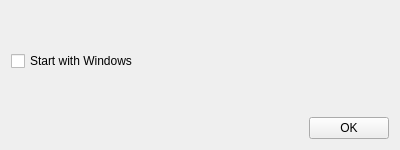
<?xml version="1.0" encoding="UTF-8"?>
<ui version="4.0">
 <class>Preferences</class>
 <widget class="QWidget" name="Preferences">
  <property name="geometry">
   <rect>
    <x>0</x>
    <y>0</y>
    <width>400</width>
    <height>150</height>
   </rect>
  </property>
  <property name="sizePolicy">
   <sizepolicy hsizetype="Fixed" vsizetype="Fixed">
    <horstretch>0</horstretch>
    <verstretch>0</verstretch>
   </sizepolicy>
  </property>
  <property name="minimumSize">
   <size>
    <width>400</width>
    <height>150</height>
   </size>
  </property>
  <property name="maximumSize">
   <size>
    <width>400</width>
    <height>450</height>
   </size>
  </property>
  <property name="windowTitle">
   <string>Preferences</string>
  </property>
  <layout class="QGridLayout" name="gridLayout">
   <item row="1" column="0">
    <spacer name="horizontalSpacer">
     <property name="orientation">
      <enum>Qt::Horizontal</enum>
     </property>
     <property name="sizeHint" stdset="0">
      <size>
       <width>40</width>
       <height>20</height>
      </size>
     </property>
    </spacer>
   </item>
   <item row="1" column="1">
    <widget class="QPushButton" name="ok_button">
     <property name="text">
      <string>OK</string>
     </property>
    </widget>
   </item>
   <item row="0" column="1">
    <spacer name="verticalSpacer">
     <property name="orientation">
      <enum>Qt::Vertical</enum>
     </property>
     <property name="sizeHint" stdset="0">
      <size>
       <width>20</width>
       <height>40</height>
      </size>
     </property>
    </spacer>
   </item>
   <item row="0" column="0">
    <widget class="QCheckBox" name="autostartCheckBox">
     <property name="text">
      <string>Start with Windows</string>
     </property>
    </widget>
   </item>
  </layout>
 </widget>
 <layoutdefault spacing="6" margin="11"/>
 <resources/>
 <connections/>
</ui>
